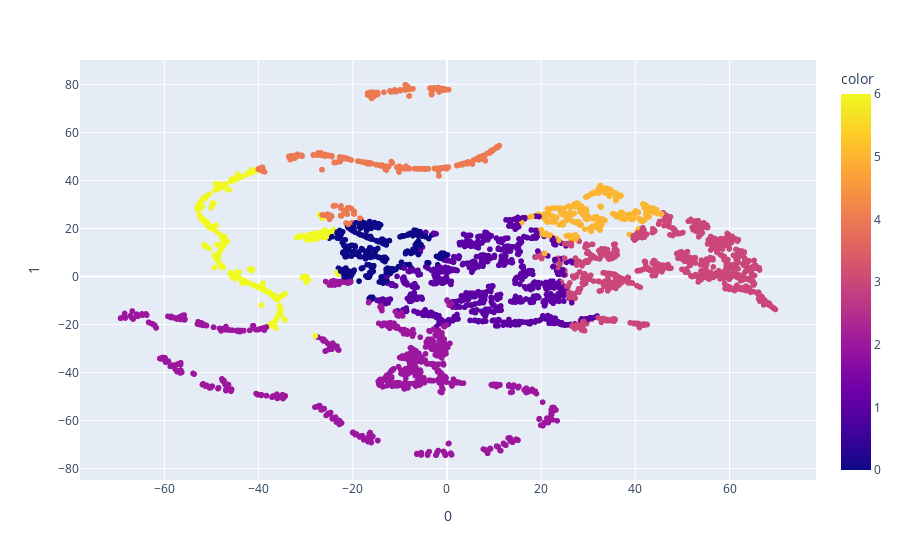

This figure's notebook cell:
### Markdown cell above
**Respuesta:**

### Code cell
# se obtiene un dataframe con los puntos de cada cluster
clusters = pd.DataFrame(k_means.named_steps["Kmeans"].labels_, columns=["cluster"])

# Primera componente versus Segunda componente
fig = px.scatter(custom_features, y=1, x=0, color=clusters["cluster"])
fig.show()

### Figure 1 — Plotly figure (JSON) as saved in the notebook; plotly's stock layout.template omitted (floating-point values rounded to 4 significant figures; data arrays with more than 128 entries replaced by an {"elided": "..."} marker saying what was removed)
{"data": [{"hovertemplate": "0=%{x}<br>1=%{y}<br>color=%{marker.color}<extra></extra>", "legendgroup": "", "marker": {"color": {"elided": "4314 int values"}, "coloraxis": "coloraxis", "symbol": "circle"}, "mode": "markers", "name": "", "showlegend": false, "type": "scattergl", "x": {"elided": "4314 float values"}, "xaxis": "x", "y": {"elided": "4314 float values"}, "yaxis": "y"}], "layout": {"coloraxis": {"colorbar": {"title": {"text": "color"}}, "colorscale": [[0, "#0d0887"], [0.1111, "#46039f"], [0.2222, "#7201a8"], [0.3333, "#9c179e"], [0.4444, "#bd3786"], [0.5556, "#d8576b"], [0.6667, "#ed7953"], [0.7778, "#fb9f3a"], [0.8889, "#fdca26"], [1, "#f0f921"]]}, "legend": {"tracegroupgap": 0}, "margin": {"t": 60}, "xaxis": {"anchor": "y", "domain": [0, 1], "title": {"text": "0"}}, "yaxis": {"anchor": "x", "domain": [0, 1], "title": {"text": "1"}}}}
